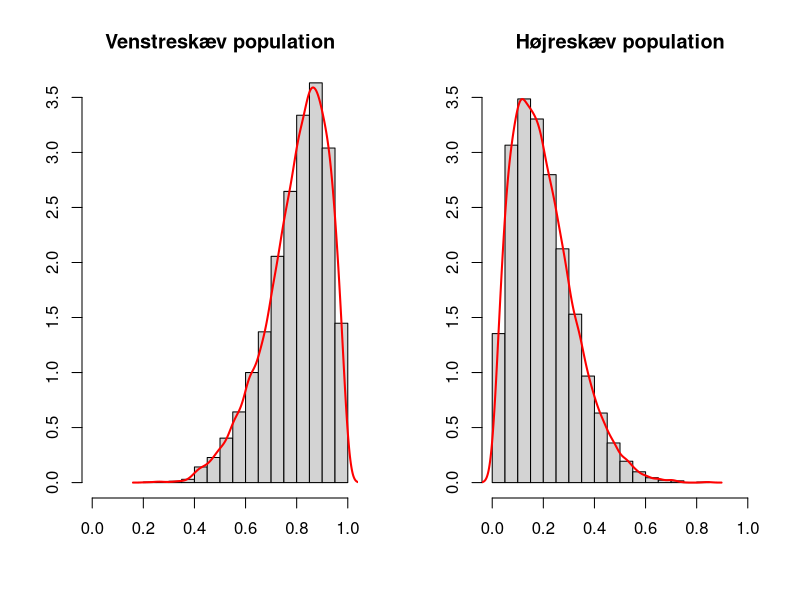
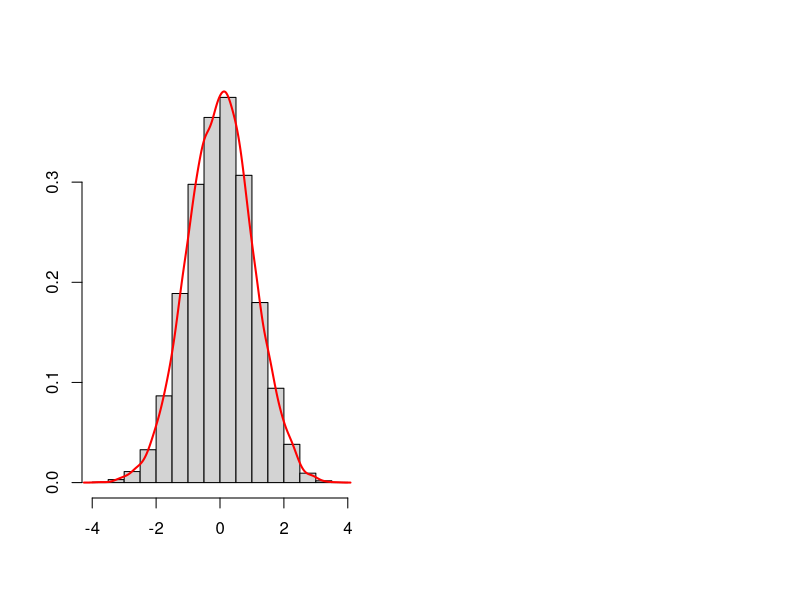

Source code (R) for these figures, in order:
## ---- chunk 1
n <- 10000
## ---- chunk 2
set.seed(1)

n <- 10000

pop_vs <- rbeta(n, shape1 = 8, shape2 = 2) # Venstreskæv population
pop_hs <- rbeta(n, shape1 = 2, shape2 = 8) # Højreskæv population
## ---- chunk 3
par(mfrow=c(1,2))
hist(pop_vs, main = "Venstreskæv population", ylab = "", xlab = "", xlim = c(0,1), ylim = c(0,3.5), prob = TRUE)
lines(density(pop_vs), col="red", lwd=2)
hist(pop_hs, main = "Højreskæv population", ylab = "", xlab = "", xlim = c(0,1), ylim = c(0,3.5), prob = TRUE)
lines(density(pop_hs), col="red", lwd=2)
## ---- chunk 4
pop_vs_mean <- mean(pop_vs)
pop_hs_mean <- mean(pop_hs)
## ---- chunk 5
pop_z <- rnorm(n) # Standard normaltfordelt population
## ---- chunk 6
hist(pop_z, main = "", ylab = "", xlab = "", prob = TRUE)
lines(density(pop_z), col="red", lwd=2)
## ---- chunk 7
pop_z_mean <- mean(pop_z)
